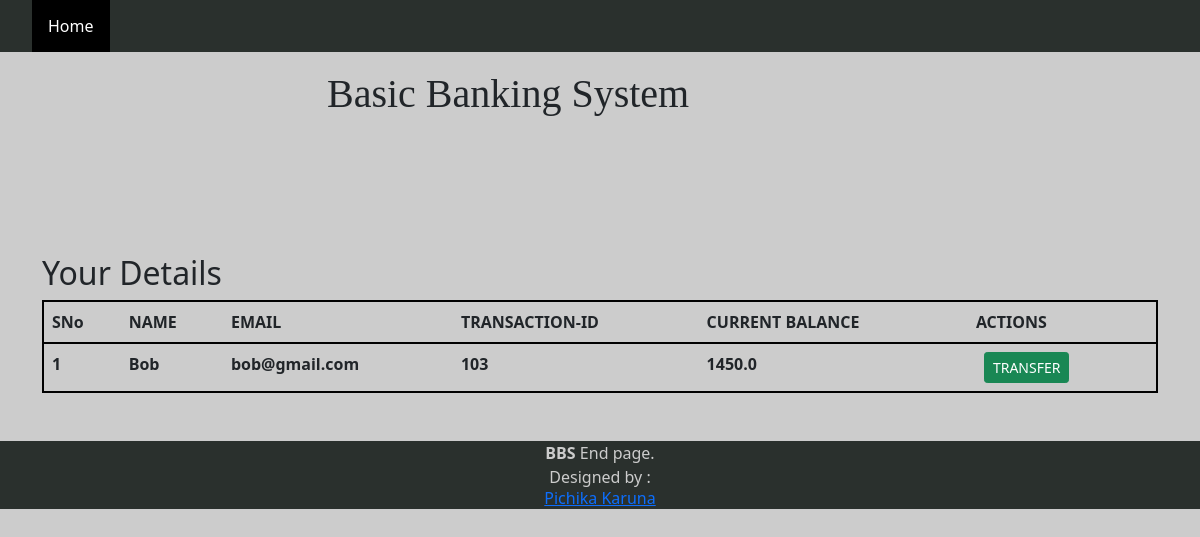
Page /view/3 on the committed database.
### tables this page shows
CREATE TABLE customers
                 (sno INTEGER ,name TEXT ,email TEXT UNIQUE,transactionid INTEGER   PRIMARY KEY ,current REAL);

### bank.py (the view)
@app.route('/view/<int:sno>')
def viewcust(sno):
    conn = sqlite3.connect('bankdatabase.db')
    conn.row_factory = sqlite3.Row
    c = conn.cursor()
    c.execute("SELECT * FROM customers WHERE sno=" + str(sno))
    cust = c.fetchall()
    conn.commit()
    conn.close()
    return render_template('view.html', cust=cust)

### templates/view.html
{% extends 'base.html' %}
{% block body %}
<div class="container my-5" style="padding-top: 80px;">
  <table class="table">
    <thead>
      <h2>Your Details</h2>
      <tr style="border: 2px solid black;">
        <th scope="col">SNo</th>
        <th scope="col">NAME</th>
        <th scope="col">EMAIL</th>
        <th scope="col">TRANSACTION-ID</th>
        <th scope="col">CURRENT BALANCE</th>
        <th scope="col">ACTIONS</th>
      </tr>
    </thead>
    <tbody>
      {% for details in cust %}
      <tr style="border: 2px solid black;">
        <th scope="row">{{loop.index}}</th>
        <td><b>{{details["name"]}}</b></td>
        <td><b>{{details["email"]}}</b></td>
        <td><b>{{details["transactionid"]}}</b></td>
        <td><b>{{details["current"]}}</b></td>
        <td>
          <a href="/inputinfo/{{details['sno']}}" type="button" class="btn btn-success btn-sm mx-2">TRANSFER</button>
        </td>
      </tr>
      {% endfor %}
    </tbody>
  </table>
</div>
{% endblock body %}

### templates/base.html (style rules this page uses)
* { margin: 0; padding: 0; scrollbar-width: thin; }
body { background-image: url("https://c4.wallpaperflare.com/wallpaper/483/576/977/abstract-hexagon-simple-minimalism-wallpaper-preview.jpg"); background-size: cover; background-attachment: fixed; background-color: #cccccc; padding: 0; margin: 0; }

### rows in the picture
customers: name "Bob", email "bob@gmail.com", transactionid "103", current "1450.0"
